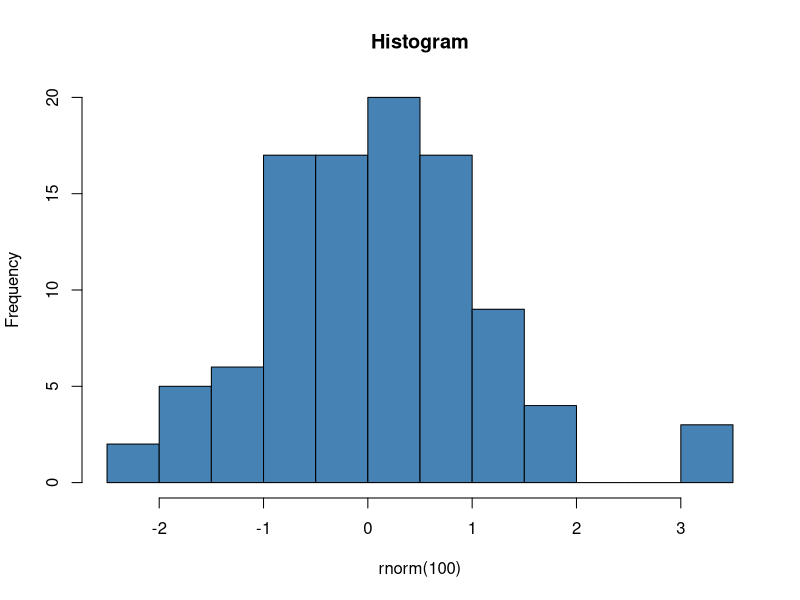

R code for this plot:
## ---- chunk 1
#| content: valuebox
#| title: "Random Number"
#| echo: false
list(value = round(runif(1, 1, 100)), icon = "graph-up", color = "primary")
## ---- chunk 2
#| content: valuebox
#| title: "π"
#| echo: false
list(value = pi, icon = "calculator", color = "secondary")
## ---- chunk 3
#| content: valuebox
#| title: "Letters"
#| echo: false
list(value = length(letters), icon = "alphabet", color = "warning")
## ---- chunk 4
#| title: "Histogram of Random Data"
#| fig-width: 6
#| fig-height: 4
hist(rnorm(100), main = "Histogram", col = "steelblue")
